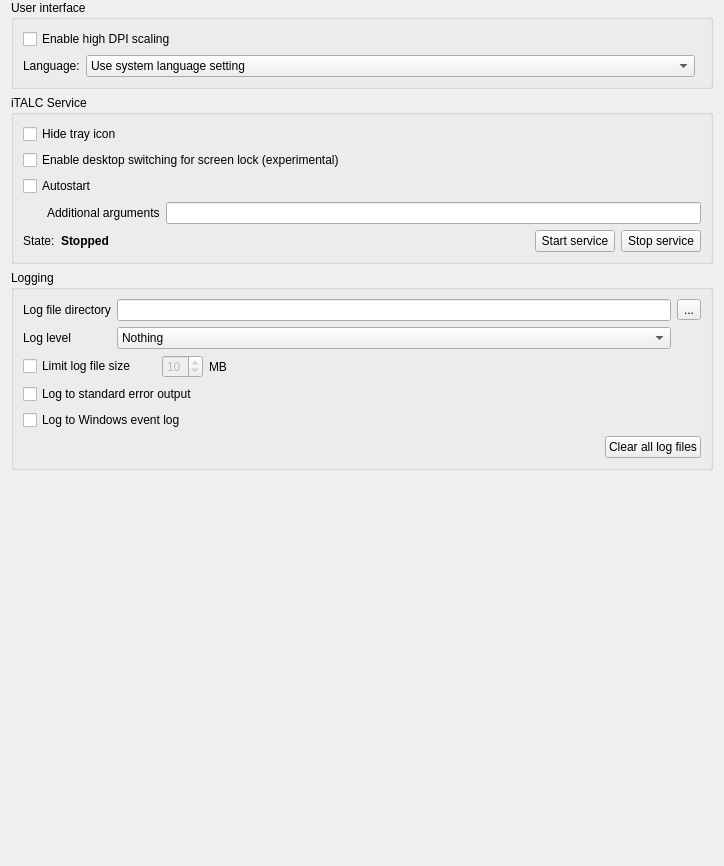
<?xml version="1.0" encoding="UTF-8"?>
<ui version="4.0">
 <class>GeneralConfigurationPage</class>
 <widget class="QWidget" name="GeneralConfigurationPage">
  <property name="geometry">
   <rect>
    <x>0</x>
    <y>0</y>
    <width>724</width>
    <height>866</height>
   </rect>
  </property>
  <layout class="QVBoxLayout" name="verticalLayout_14">
   <property name="topMargin">
    <number>0</number>
   </property>
   <property name="bottomMargin">
    <number>0</number>
   </property>
   <item>
    <widget class="QGroupBox" name="groupBox_11">
     <property name="title">
      <string>User interface</string>
     </property>
     <layout class="QGridLayout" name="gridLayout_13">
      <item row="1" column="0">
       <widget class="QLabel" name="label_39">
        <property name="text">
         <string>Language:</string>
        </property>
       </widget>
      </item>
      <item row="1" column="1">
       <widget class="QComboBox" name="uiLanguage">
        <property name="sizePolicy">
         <sizepolicy hsizetype="MinimumExpanding" vsizetype="Fixed">
          <horstretch>0</horstretch>
          <verstretch>0</verstretch>
         </sizepolicy>
        </property>
        <item>
         <property name="text">
          <string>Use system language setting</string>
         </property>
        </item>
       </widget>
      </item>
      <item row="0" column="0" colspan="3">
       <widget class="QCheckBox" name="isHighDPIScalingEnabled">
        <property name="text">
         <string>Enable high DPI scaling</string>
        </property>
       </widget>
      </item>
     </layout>
    </widget>
   </item>
   <item>
    <widget class="QGroupBox" name="groupBox_3">
     <property name="title">
      <string>iTALC Service</string>
     </property>
     <layout class="QGridLayout" name="gridLayout_10">
      <item row="0" column="0" colspan="5">
       <widget class="QCheckBox" name="isTrayIconHidden">
        <property name="text">
         <string>Hide tray icon</string>
        </property>
       </widget>
      </item>
      <item row="2" column="0" colspan="5">
       <widget class="QCheckBox" name="autostartService">
        <property name="text">
         <string>Autostart</string>
        </property>
       </widget>
      </item>
      <item row="3" column="0" colspan="5">
       <layout class="QHBoxLayout" name="horizontalLayout_2">
        <item>
         <spacer name="horizontalSpacer_4">
          <property name="orientation">
           <enum>Qt::Horizontal</enum>
          </property>
          <property name="sizeType">
           <enum>QSizePolicy::Fixed</enum>
          </property>
          <property name="sizeHint" stdset="0">
           <size>
            <width>24</width>
            <height>10</height>
           </size>
          </property>
         </spacer>
        </item>
        <item>
         <widget class="QLabel" name="label_9">
          <property name="text">
           <string>Additional arguments</string>
          </property>
         </widget>
        </item>
        <item>
         <widget class="QLineEdit" name="serviceArguments"/>
        </item>
       </layout>
      </item>
      <item row="4" column="3">
       <widget class="QPushButton" name="startService">
        <property name="text">
         <string>Start service</string>
        </property>
        <property name="icon">
         <iconset resource="../imc.qrc">
          <normaloff>:/Resources/media-playback-start.png</normaloff>:/Resources/media-playback-start.png</iconset>
        </property>
       </widget>
      </item>
      <item row="4" column="4">
       <widget class="QPushButton" name="stopService">
        <property name="text">
         <string>Stop service</string>
        </property>
        <property name="icon">
         <iconset resource="../imc.qrc">
          <normaloff>:/Resources/media-playback-stop.png</normaloff>:/Resources/media-playback-stop.png</iconset>
        </property>
       </widget>
      </item>
      <item row="4" column="2">
       <spacer name="horizontalSpacer_8">
        <property name="orientation">
         <enum>Qt::Horizontal</enum>
        </property>
        <property name="sizeHint" stdset="0">
         <size>
          <width>40</width>
          <height>20</height>
         </size>
        </property>
       </spacer>
      </item>
      <item row="4" column="0">
       <widget class="QLabel" name="label_15">
        <property name="text">
         <string>State:</string>
        </property>
       </widget>
      </item>
      <item row="4" column="1">
       <widget class="QLabel" name="serviceState">
        <property name="font">
         <font>
          <weight>75</weight>
          <bold>true</bold>
         </font>
        </property>
        <property name="text">
         <string>Stopped</string>
        </property>
       </widget>
      </item>
      <item row="1" column="0" colspan="5">
       <widget class="QCheckBox" name="lockWithDesktopSwitching">
        <property name="text">
         <string>Enable desktop switching for screen lock (experimental)</string>
        </property>
       </widget>
      </item>
     </layout>
    </widget>
   </item>
   <item>
    <widget class="QGroupBox" name="groupBox_7">
     <property name="title">
      <string>Logging</string>
     </property>
     <layout class="QVBoxLayout" name="verticalLayout_8">
      <item>
       <layout class="QGridLayout" name="gridLayout_9">
        <item row="0" column="0">
         <widget class="QLabel" name="label_10">
          <property name="text">
           <string>Log file directory</string>
          </property>
         </widget>
        </item>
        <item row="0" column="1">
         <widget class="QLineEdit" name="logFileDirectory"/>
        </item>
        <item row="0" column="2">
         <widget class="QToolButton" name="openLogFileDirectory">
          <property name="text">
           <string>...</string>
          </property>
          <property name="icon">
           <iconset resource="../imc.qrc">
            <normaloff>:/Resources/document-open.png</normaloff>:/Resources/document-open.png</iconset>
          </property>
         </widget>
        </item>
        <item row="1" column="0">
         <widget class="QLabel" name="label_11">
          <property name="text">
           <string>Log level</string>
          </property>
         </widget>
        </item>
        <item row="1" column="1">
         <widget class="QComboBox" name="logLevel">
          <item>
           <property name="text">
            <string>Nothing</string>
           </property>
          </item>
          <item>
           <property name="text">
            <string>Only critical messages</string>
           </property>
          </item>
          <item>
           <property name="text">
            <string>Errors and critical messages</string>
           </property>
          </item>
          <item>
           <property name="text">
            <string>Warnings and errors</string>
           </property>
          </item>
          <item>
           <property name="text">
            <string>Information, warnings and errors</string>
           </property>
          </item>
          <item>
           <property name="text">
            <string>Debug messages and everything else</string>
           </property>
          </item>
         </widget>
        </item>
       </layout>
      </item>
      <item>
       <layout class="QHBoxLayout" name="horizontalLayout_3">
        <item>
         <widget class="QCheckBox" name="limittedLogFileSize">
          <property name="text">
           <string>Limit log file size</string>
          </property>
         </widget>
        </item>
        <item>
         <spacer name="horizontalSpacer_6">
          <property name="orientation">
           <enum>Qt::Horizontal</enum>
          </property>
          <property name="sizeType">
           <enum>QSizePolicy::Fixed</enum>
          </property>
          <property name="sizeHint" stdset="0">
           <size>
            <width>20</width>
            <height>10</height>
           </size>
          </property>
         </spacer>
        </item>
        <item>
         <widget class="QSpinBox" name="logFileSizeLimit">
          <property name="enabled">
           <bool>false</bool>
          </property>
          <property name="value">
           <number>10</number>
          </property>
         </widget>
        </item>
        <item>
         <widget class="QLabel" name="label_14">
          <property name="text">
           <string>MB</string>
          </property>
         </widget>
        </item>
        <item>
         <spacer name="horizontalSpacer_5">
          <property name="orientation">
           <enum>Qt::Horizontal</enum>
          </property>
          <property name="sizeHint" stdset="0">
           <size>
            <width>40</width>
            <height>20</height>
           </size>
          </property>
         </spacer>
        </item>
       </layout>
      </item>
      <item>
       <widget class="QCheckBox" name="logToStdErr">
        <property name="text">
         <string>Log to standard error output</string>
        </property>
       </widget>
      </item>
      <item>
       <widget class="QCheckBox" name="logToWindowsEventLog">
        <property name="text">
         <string>Log to Windows event log</string>
        </property>
       </widget>
      </item>
      <item>
       <layout class="QHBoxLayout" name="horizontalLayout">
        <item>
         <spacer name="horizontalSpacer">
          <property name="orientation">
           <enum>Qt::Horizontal</enum>
          </property>
          <property name="sizeHint" stdset="0">
           <size>
            <width>281</width>
            <height>20</height>
           </size>
          </property>
         </spacer>
        </item>
        <item>
         <widget class="QPushButton" name="clearLogFiles">
          <property name="text">
           <string>Clear all log files</string>
          </property>
          <property name="icon">
           <iconset resource="../imc.qrc">
            <normaloff>:/Resources/edit-delete.png</normaloff>:/Resources/edit-delete.png</iconset>
          </property>
         </widget>
        </item>
       </layout>
      </item>
     </layout>
    </widget>
   </item>
   <item>
    <spacer name="verticalSpacer_2">
     <property name="orientation">
      <enum>Qt::Vertical</enum>
     </property>
     <property name="sizeHint" stdset="0">
      <size>
       <width>20</width>
       <height>10</height>
      </size>
     </property>
    </spacer>
   </item>
  </layout>
 </widget>
 <resources>
  <include location="../imc.qrc"/>
 </resources>
 <connections>
  <connection>
   <sender>limittedLogFileSize</sender>
   <signal>toggled(bool)</signal>
   <receiver>logFileSizeLimit</receiver>
   <slot>setEnabled(bool)</slot>
   <hints>
    <hint type="sourcelabel">
     <x>308</x>
     <y>376</y>
    </hint>
    <hint type="destinationlabel">
     <x>408</x>
     <y>377</y>
    </hint>
   </hints>
  </connection>
 </connections>
 <slots>
  <slot>aboutItalc()</slot>
 </slots>
</ui>
